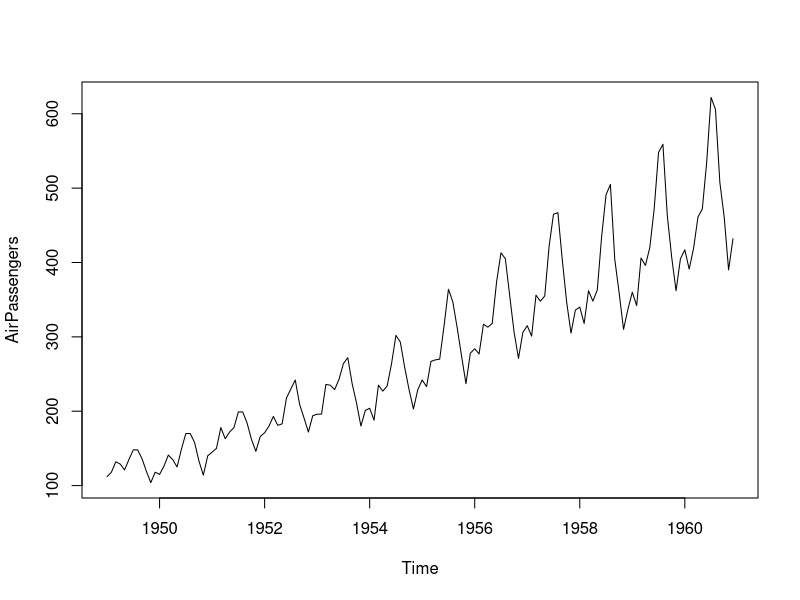
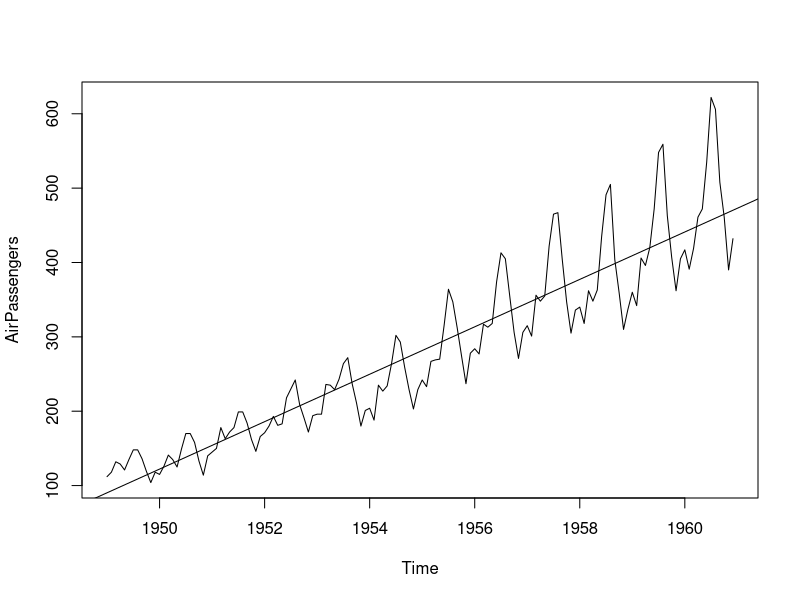
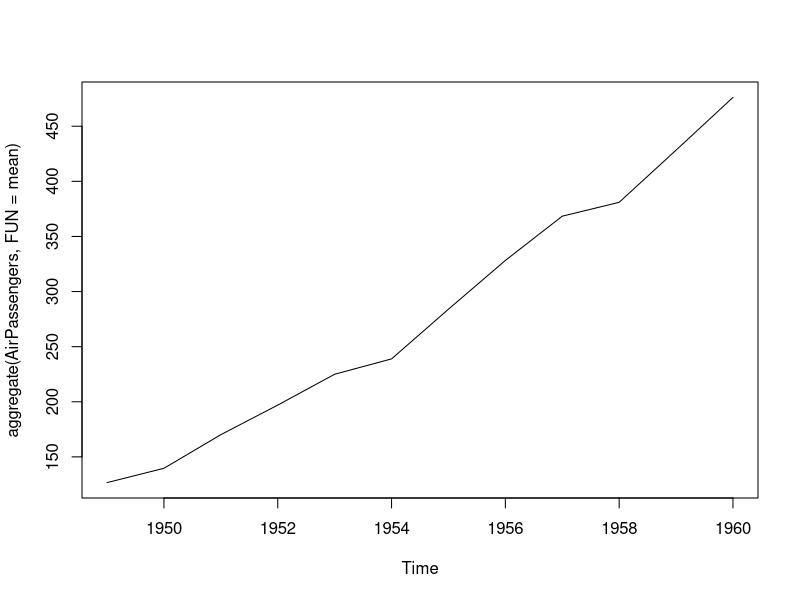
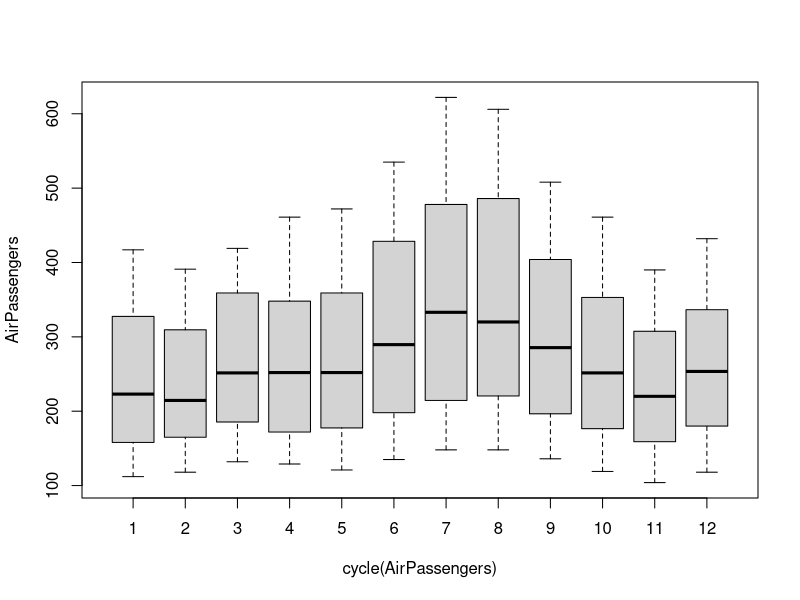

Source code (R) for these figures, in order: (Note: this script raises an error after producing the figures.)
## ---- chunk 1
knitr::opts_chunk$set(echo = TRUE)
## ---- chunk 2
data("AirPassengers")
## ---- chunk 3
class(AirPassengers)
## ---- chunk 4
start(AirPassengers)
## ---- chunk 5
end(AirPassengers)
## ---- chunk 6
frequency(AirPassengers)
summary(AirPassengers)
## ---- chunk 7
plot(AirPassengers)
## ---- chunk 8
plot(AirPassengers)
abline(lm(AirPassengers ~ time(AirPassengers)))
## ---- chunk 9
cycle(AirPassengers)
## ---- chunk 10
plot(aggregate(AirPassengers, FUN = mean))
## ---- chunk 11
boxplot(AirPassengers ~ cycle(AirPassengers))
## ---- chunk 12
adf.test(diff(log(AirPassengers)), alternative="stationary", k=0)

## ---- chunk 13
acf(diff(log(AirPassengers)))
pacf(diff(log(AirPassengers)))
## ---- chunk 14
(fit <- arima(log(AirPassengers), c(0, 1, 1),seasonal = list(order = c(0, 1, 1), period = 12)))

pred <- predict(fit, n.ahead = 10*12)

ts.plot(AirPassengers,2.718^pred$pred, log = "y", lty = c(1,3))
